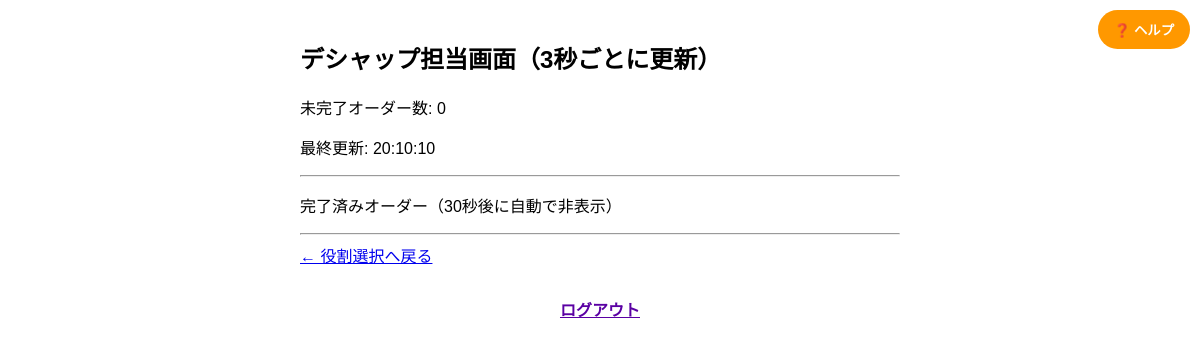
Page /deshap/ on the earlier database version.
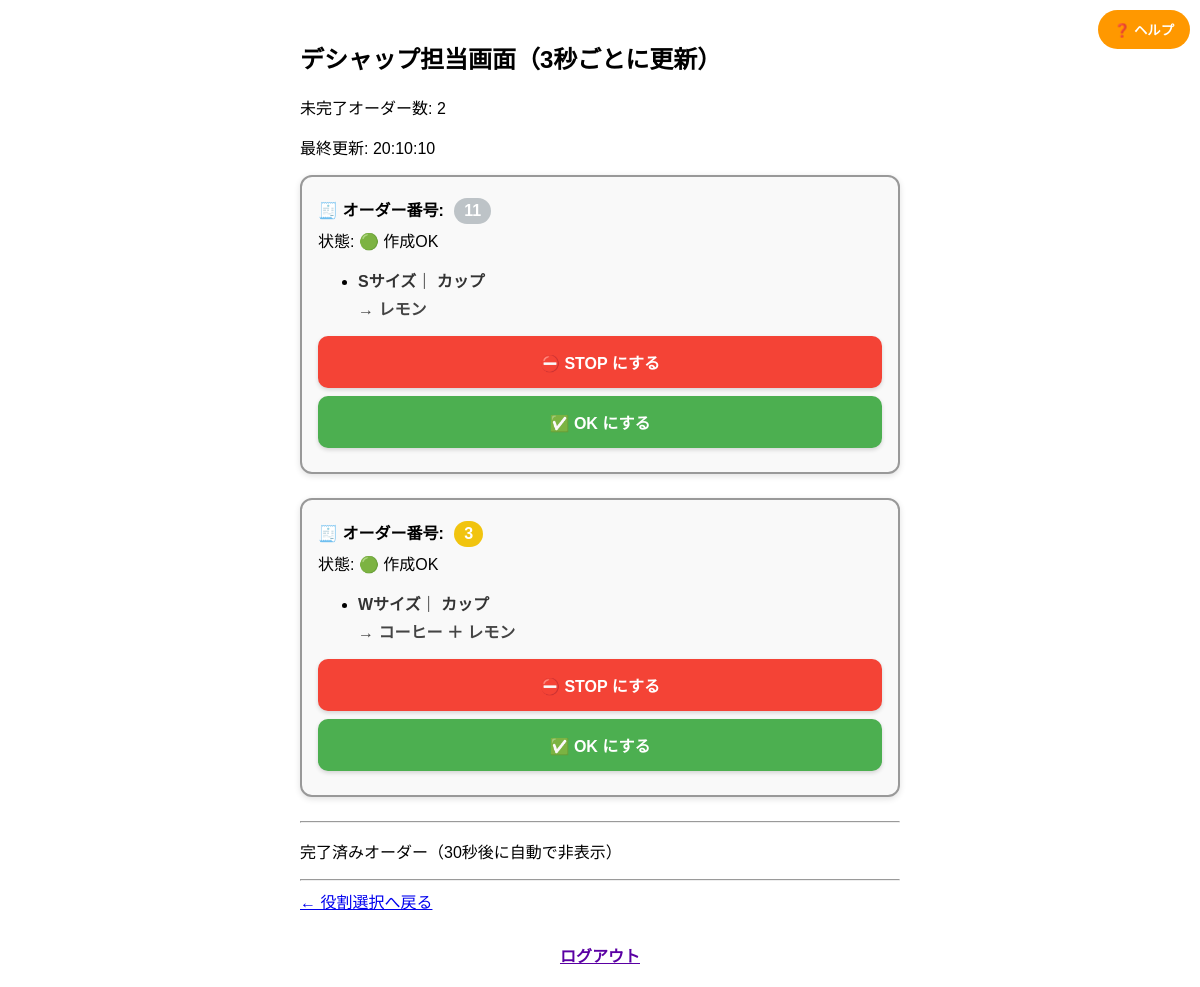
Same page on the later database version.
### ice/models.py (models this page shows, shortened)
class Order(models.Model):
    group_id = models.CharField(max_length=20)  # グループID
    size = models.CharField(max_length=2, choices=[('S', 'シングル'), ('W', 'ダブル')])  # サイズ
    container = models.CharField(max_length=10, choices=[('cup', 'カップ'), ('cone', 'コーン')])  # 容器
    flavor1 = models.CharField(max_length=50, choices=FLAVOR_CHOICES)  # フレーバー1
    flavor2 = models.CharField(max_length=50, blank=True, null=True, choices=FLAVOR_CHOICES)  # フレーバー2（ダブル用）
    is_completed = models.BooleanField(default=False)  # 完了フラグ
    timestamp = models.DateTimeField(auto_now_add=True)  # 注文受付時刻
    status = models.CharField(max_length=10, choices=ORDER_STATUS_CHOICES, default='ok')  # 注文状態
    clip_color = models.CharField(max_length=10, choices=CLIP_COLOR_CHOICES)  # クリップ色
    clip_number = models.IntegerField()  # クリップ番号
    completed_at = models.DateTimeField(null=True, blank=True)  # 完了時刻
    is_auto_stopped = models.BooleanField(default=False)  # 自動STOPかどうか
    note = models.TextField(blank=True, null=True)  # 備考欄
    is_pudding = models.BooleanField(default=False, verbose_name='アフォガードプリン')  # アフォガードプリンかどうか
    class Meta:
        verbose_name = "アイスクリーム注文"
        verbose_name_plural = "アイスクリーム注文"

### ice/views.py (the view)
# urls.py: path('deshap/', views.deshap_view, name='deshap'),
def deshap_view(request):
    now = timezone.now()
    all_orders = list(Order.objects.order_by('timestamp'))
    grouped_orders = {}
    for order in all_orders:
        grouped_orders.setdefault(order.group_id, []).append(order)
    active_orders = {}
    completed_orders = {}
    for group_id, orders in grouped_orders.items():
        sorted_orders = sorted(orders, key=lambda o: o.timestamp)
        if all(o.is_completed for o in sorted_orders):
            completed_times = [o.completed_at for o in sorted_orders if o.completed_at]
            if completed_times and now - max(completed_times) <= timedelta(seconds=30):
                completed_orders[group_id] = sorted_orders
        else:
            active_orders[group_id] = sorted_orders
    pending = Order.objects.filter(is_completed=False, status='hold')
    count = pending.values('group_id').distinct().count()
    target_groups = pending.values_list('group_id', flat=True).distinct()
    for group_id in target_groups:
        group_orders = Order.objects.filter(group_id=group_id)
        if group_orders.exists():
            new_status = 'ok' if count <= 3 else 'stop'
            group_orders.update(status=new_status)
    active_count = sum(
        1 for orders in active_orders.values()
        if any(not o.is_completed for o in orders)
    )
    newly_created_group_ids = []
    for group_id, orders in grouped_orders.items():
        if all(not o.is_completed for o in orders):
            created_within_3s = any(
                (timezone.now() - o.timestamp).total_seconds() < 3
                for o in orders
            )
            if created_within_3s:
                newly_created_group_ids.append(group_id)
    context = {
        'grouped_orders': active_orders,
        'completed_orders': completed_orders,
        'now': now,
        'active_count': active_count,
        'newly_created_group_ids': newly_created_group_ids,
    }
    return render(request, 'ice/deshap.html', context)

### templates/ice/deshap.html (shortened to what this page needs)
{% load custom_filters %}
{% load static %}
<!DOCTYPE html>
<html lang="ja">
<head>
</head>
<body>
  <h2>デシャップ担当画面（3秒ごとに更新）</h2>
  <p>未完了オーダー数: {{ active_count }}</p>
  <p>最終更新: {{ now|time:"H:i:s" }}</p>
<button id="helpButton" onclick="openHelp()">❓ ヘルプ</button>
{% for group_id, orders in grouped_orders.items %}
<div class="order-card">
  <p class="clip-id">
    🧾 オーダー番号:
    <span class="clip-badge {{ orders.0.clip_color }}">
      {{ orders.0.clip_number }}
    </span>
  </p>
  <p class="status-line">
    状態:
    {% if orders.0.status == 'ok' %}
      🟢 作成OK
    {% elif orders.0.status == 'stop' %}
      🔴 STOP中{% if orders.0.is_auto_stopped %}（自動）{% endif %}
    {% endif %}
  </p>
<ul>
  {% for order in orders %}
    {% if not order.is_pudding %}
      <li>
        <span class="item-label">{{ order.size|default:"-" }}サイズ</span>｜
        <span class="item-label">
          {% if order.container == 'cup' %}カップ
          {% elif order.container == 'cone' %}コーン
          {% else %}-{% endif %}
        </span><br>
        <span class="flavor-strong">→ {{ order.flavor1 }}{% if order.flavor2 %} ＋ {{ order.flavor2 }}{% endif %}</span>
      </li>
    {% endif %}
  {% endfor %}
</ul>
  <form method="post" action="/update_status/{{ orders.0.group_id }}/stop/">
    <button type="submit" class="complete-button stop-button">⛔ STOP にする</button>
  </form>
  <form method="post" action="/update_status/{{ orders.0.group_id }}/ok/">
    <button type="submit" class="complete-button ok-button">✅ OK にする</button>
  </form>
</div>
{% endfor %}
  <hr>
  <p>完了済みオーダー（30秒後に自動で非表示）</p>
  <hr>
  <a href="/">← 役割選択へ戻る</a>
  <div class="logout-bottom">
    <a href="/logout/" style="font-weight: bold; color: #5a00a3;">ログアウト</a>
  </div>
</body>
</html>

### templates/ice/deshap.html (style rules this page uses)
body { font-family: sans-serif; padding: 20px; max-width: 600px; margin: auto; }
.order-card { background: #f9f9f9 ; border: 2px solid #999 ; border-radius: 12px ; margin-bottom: 24px ; padding: 16px ; box-shadow: 0 2px 6px rgba(0, 0, 0, 0.12) ; }
.order-card p { margin: 4px 0; }
.complete-button { padding: 14px; font-size: 16px; width: 100%; border-radius: 10px; font-weight: bold; border: none; cursor: pointer; box-shadow: 0 2px 4px rgba(0,0,0,0.15); transition: background-color 0.2s, transform 0.1s; }
.stop-button { background-color: #f44336; color: #fff; }
.ok-button { background-color: #4CAF50; color: #fff; }
.complete-button:first-of-type { margin-bottom: 8px; }
.clip-id { font-weight: bold; margin-bottom: 8px; }
.clip-badge { display: inline-block; padding: 4px 10px; border-radius: 20px; color: white; font-weight: bold; margin-left: 6px; }
.clip-badge.yellow { background-color: #f1c40f; }
.clip-badge.white { background-color: #bdc3c7; }
.item-label { font-weight: bold; color: #333; }
.flavor-strong { font-weight: bold; color: #444; display: inline-block; margin-top: 4px; }
#helpButton { position: fixed; top: 10px; right: 10px; background: #ff9800; color: white; border: none; border-radius: 20px; padding: 10px 16px; font-weight: bold; cursor: pointer; z-index: 999; }
.logout-bottom { text-align: center; margin-top: 30px; }

Differences in the rows shown:
added Order: clip_number "11", status "🟢 作成OK", size "S", container "カップ", flavor1 "レモン"
added Order: clip_number "3", status "🟢 作成OK", size "W", container "カップ", flavor1 "コーヒー", flavor2 "レモン"
Other differences:
{{ active_count }}: "0" → "2"
